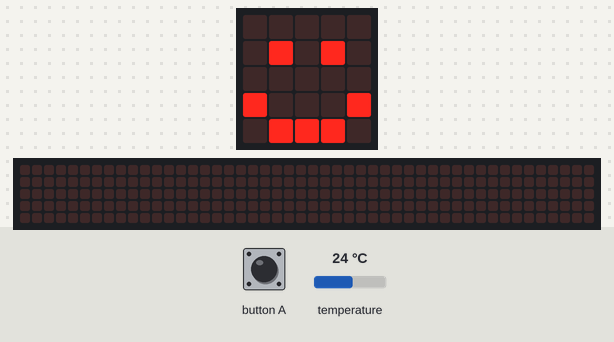
A program run on a simulated BBC micro:bit (MakeCode). On the bench: the board's 5×5 LED display, a strip that is not on the board, showing the scrolling text unrolled. The inputs (shaded band) are chosen by the test bench; at power-on: temperature 24 °C. The 48×5 strip is a reading aid, not a part: it shows the text the display is scrolling, unrolled, one strip-width of it at a time.

Above: at 1.8 s.
1.9 s: button A pressed for 0.15 s
At 5.8 s:
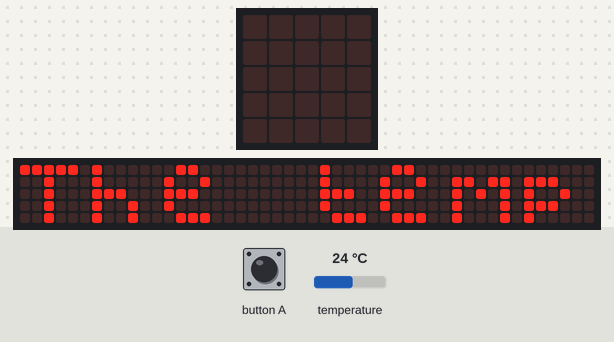
At 19.8 s:
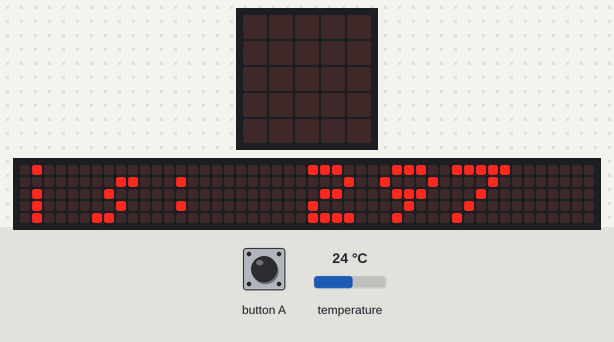

The program:

main.ts
```typescript
// (licence header left out)
// variables
let currentTemperatureCelcius = 0
let currentTemperatureKelvin = 0

basic.clearScreen()
basic.showIcon(IconNames.Happy)

input.onButtonPressed(Button.A, function () {
  basic.clearScreen()
  currentTemperatureCelcius = input.temperature()
  currentTemperatureKelvin = currentTemperatureCelcius + 273.15
  currentTemperatureKelvin = Math.round(currentTemperatureKelvin)

  basic.showString('The temperature is: ' + currentTemperatureKelvin.toString() + ' K.')
  basic.clearScreen()
  basic.showIcon(IconNames.Happy)
})
```

Measured:
- after the input at 1.9 s, the display: changes after 0.15 s (image 1)
- what the display in image 1 shows lasts 0.8 s, from 5.2 s to 6.0 s
